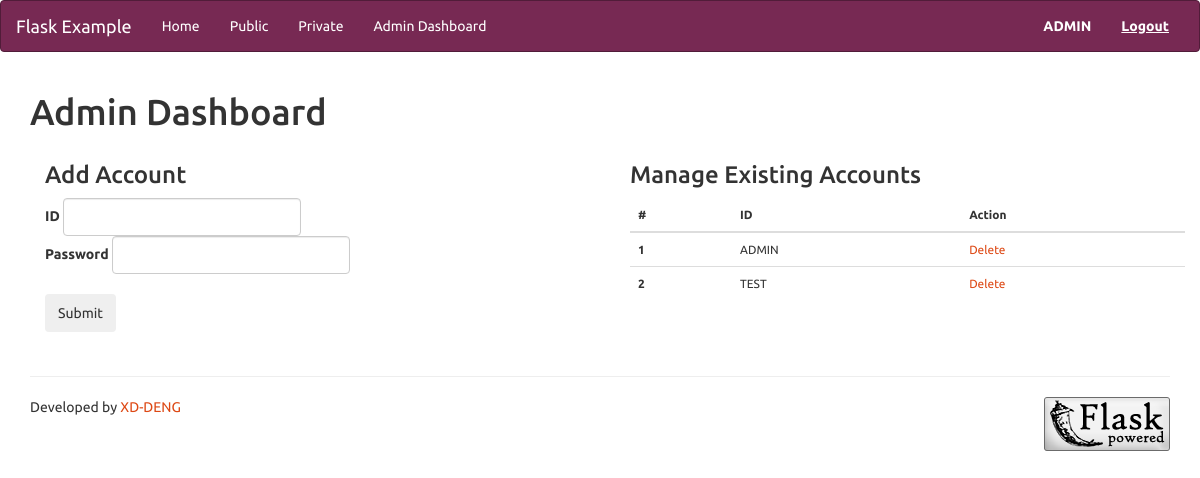
Page /admin/ (signed in) on the committed database.
### tables this page shows
CREATE TABLE users
(
    id text,
    pw text
);

### app.py (the view)
@app.route("/admin/")
def FUN_admin():
    if session.get("current_user", None) == "ADMIN":
        user_list = list_users()
        user_table = zip(range(1, len(user_list)+1),\
                        user_list,\
                        [x + y for x,y in zip(["/delete_user/"] * len(user_list), user_list)])
        return render_template("admin.html", users = user_table)
    else:
        return abort(401)

### database2.py (called while the page is built)
def list_users():
    session = Session()
    result = session.execute(text("SELECT id FROM users;"))
    users = [row[0] for row in result]
    session.close()
    return users

### templates/admin.html (shortened to what this page needs)
{% extends "layout.html" %}
{% block page_title %}Admin Dashboard{% endblock %}
{% block body %}
    <div class = "container">
      <div class="row">
        <div class="col-lg-6">
          <h3>Add Account</h3>
          <form class="form-inline" action="/add_user" method='post'>
            <div class="form-group">
              <label for="id">ID</label>
              <input type="text" class="form-control" name="id">
            </div>
            <div class="form-group">
              <label for="pw">Password</label>
              <input type="password" class="form-control" name="pw">
            </div>
            <br><br>
            <button type="submit" class="btn">Submit</button>
          </form>
        </div>
        <div class="col-lg-6">
              <h3>Manage Existing Accounts</h3>
                <table class="table small">
                <thead>
                    <tr>
                      <th>#</th>
                      <th>ID</th>
                      <th>Action</th>
                    </tr>
                </thead>
                {% for number, id, act in users %}
                        <tr>
                           <th> {{ number }} </th>
                           <td> {{ id }} </td>
                           <td><a href={{act}}>Delete</a></td>
                        </tr>
                {% endfor %}
                </table>
        </div>
      </div>
    </div>
{% endblock %}

### templates/layout.html (shortened to what this page needs)
<html>
<link rel="stylesheet" href="{{ url_for('static', filename='css/bootstrap.min.united.css') }}">
<nav class="navbar navbar-inverse">
    <div class="container-fluid">
        <div class="navbar-header">
            <a class="navbar-brand" href="/">Flask Example</a>
        </div>
        <div class="collapse navbar-collapse" id="myNavbar">
        <ul class="nav navbar-nav">
            <li><a href="{{ url_for('FUN_root') }}">Home</a></li>
            <li><a href="{{ url_for('FUN_public') }}">Public</a></li>
            {% if session.get("current_user", None) != None %}
	       <li><a href="{{ url_for('FUN_private') }}">Private</a></li>
	    {% endif%}
            {% if session.get("current_user", None) == "ADMIN" %}
	      <li><a href="{{ url_for('FUN_admin') }}">Admin Dashboard</a></li>
	    {% endif %}
        </ul>
        <ul class="nav navbar-nav navbar-right">
        {% if session.get("current_user", None) == None %}
                <form action="/login" method="post" class="navbar-form navbar-right">
                    <div class="form-group">
                      <input type="text" name="id" placeholder="User Name" class="form-control">
                    </div>
                    <div class="form-group">
                      <input type="password" name="pw" placeholder="Password" class="form-control">
                    </div>
                    <button type="submit" class="btn btn-success">Log In</button>
                </form>
        {% else %}
        <li>
              <a><b>{{ session.get("current_user") }}</b></a></li>
              <li><a href="{{ url_for('FUN_logout') }}"><b><u>Logout</u></b></a>
          </li>
        {% endif %}
        </ul>
        </div>
    </div>
    </nav>
<div class="container">
  <h1>{% block page_title %}{% endblock %}</h1>
  <p>{% block body %}{% endblock %}</p>
</div>
<div class='container'>
<hr>
Developed by <a href='https://github.com/XD-DENG'>XD-DENG</a>
<a href="http://flask.pocoo.org/"><img
   src="{{ url_for('static', filename='img/flask-powered.png') }}"
   border="0"
   align="right"
   alt="Flask powered"
   title="Flask powered"></a>
</div>
</html>

### rows in the picture
users: get "ADMIN", number "1", id "ADMIN"
users: number "2", id "TEST"
